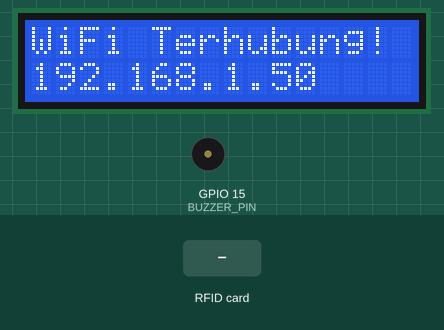
This sketch was run on a simulated ESP32. Shown: 16×2 character LCD, buzzer (waves = sounding, pin HIGH). Inputs (shaded band) come from the test bench. WiFi joins after 1.5 s; servers stay silent unless stated; uploads are accepted with an empty reply; what the sketch prints to the serial monitor is not drawn.

Above: at 1.7 s.
At 4.8 s:
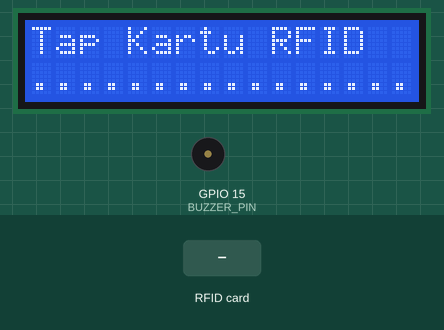
4.9 s: RFID card 5E 7A 19 C4 held to the reader
At 5.04 s:
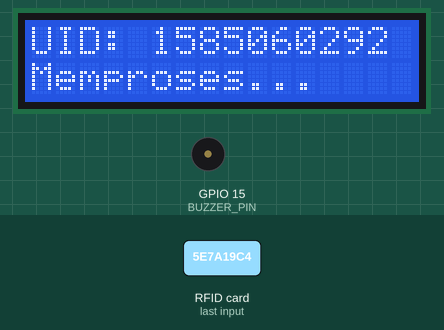
At 6.0 s:
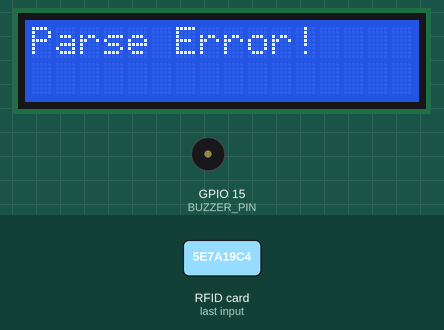
Timing chart, 0 to 7.9 s (numbered marks = the images above; inputs shaded):
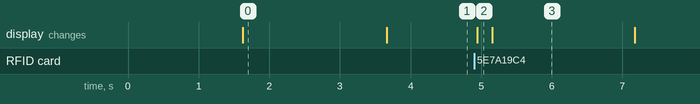

Measured:
- after the input at 4.9 s, the display: changes at once (image 2)
- what the display in image 0 shows lasts 2.1 s, from 1.6 s to 3.7 s

The sketch:

esp32_rfid_absensi.ino
```cpp
/*
 * ESP32 + PN532 RFID Absensi System
 * Sistem Pondok Pesantren Nurul Ihsan
 * =====================================
 * Wiring PN532 (SPI):
 *   PN532 SCK  → ESP32 GPIO 18
 *   PN532 MISO → ESP32 GPIO 19
 *   PN532 MOSI → ESP32 GPIO 23
 *   PN532 SS   → ESP32 GPIO 5
 *   PN532 RST  → ESP32 GPIO 4
 *   PN532 VCC  → 3.3V
 *   PN532 GND  → GND
 *
 * Wiring LCD I2C (16x2):
 *   LCD SDA → ESP32 GPIO 21
 *   LCD SCL → ESP32 GPIO 22
 *   LCD VCC → 5V / 3.3V
 *   LCD GND → GND
 *
 * Libraries yang dibutuhkan (install via Library Manager):
 *   - WiFiMulti (sudah built-in di ESP32)
 *   - HTTPClient (sudah built-in di ESP32)
 *   - ArduinoJson by Benoit Blanchon
 *   - Adafruit PN532
 *   - LiquidCrystal I2C by Frank de Brabander
 */

#include <WiFi.h>
#include <WiFiMulti.h>
#include <HTTPClient.h>
#include <ArduinoJson.h>
#include <Wire.h>
#include <SPI.h>
#include <Adafruit_PN532.h>
#include <LiquidCrystal_I2C.h>

WiFiMulti wifiMulti;

// =====================================
// KONFIGURASI — SESUAIKAN DI SINI
// =====================================
// Ganti dengan IP laptop/server (cek dengan: ipconfig di CMD)
const char* SERVER_BASE = "http://50.50.50.10:8080";

// ID unik alat ini — harus didaftarkan di menu "Kelola Alat RFID" admin
// contoh: "ESP32-MASJID-01", "ESP32-KELAS-7A", "ESP32-KAMAR-A"
const char* DEVICE_ID = "ESP32-MASJID-01";
// =====================================

// Pin PN532 SPI
#define PN532_SCK  18
#define PN532_MISO 19
#define PN532_MOSI 23
#define PN532_SS   5
#define PN532_RST  4

// Pin Buzzer
#define BUZZER_PIN 15

Adafruit_PN532 nfc(PN532_SCK, PN532_MISO, PN532_MOSI, PN532_SS);
LiquidCrystal_I2C lcd(0x27, 16, 2);  // ganti 0x27 ke 0x3F jika LCD tidak menyala

// Fungsi Buzzer Berhasil (2x bunyi pendek)
void beepBerhasil() {
  digitalWrite(BUZZER_PIN, HIGH);
  delay(100);
  digitalWrite(BUZZER_PIN, LOW);
  delay(100);
  digitalWrite(BUZZER_PIN, HIGH);
  delay(100);
  digitalWrite(BUZZER_PIN, LOW);
}

// Fungsi Buzzer Gagal / Sudah Absen (1x bunyi panjang)
void beepGagal() {
  digitalWrite(BUZZER_PIN, HIGH);
  delay(600);
  digitalWrite(BUZZER_PIN, LOW);
}

void setup() {
  Serial.begin(115200);
  Wire.begin(21, 22);   // SDA=21, SCL=22

  // Init Buzzer
  pinMode(BUZZER_PIN, OUTPUT);
  digitalWrite(BUZZER_PIN, LOW);

  // Init LCD
  lcd.init();
  lcd.backlight();
  lcd.setCursor(0, 0);
  lcd.print("Sistem Absensi");
  lcd.setCursor(0, 1);
  lcd.print("Menghubungkan...");

  // Konfigurasi WiFi (bisa multiple AP)
  wifiMulti.addAP("kitabmakna.id3", "");        // WiFi tanpa password
  wifiMulti.addAP("Nurulihsan.idi", "");         // WiFi tanpa password
  // wifiMulti.addAP("NamaWiFi", "password");   // WiFi dengan password

  Serial.print("Menghubungkan ke WiFi");
  while (wifiMulti.run() != WL_CONNECTED) {
    delay(500);
    Serial.print(".");
  }
  Serial.println();
  Serial.print("WiFi Terhubung! IP: ");
  Serial.println(WiFi.localIP());

  lcd.clear();
  lcd.setCursor(0, 0);
  lcd.print("WiFi Terhubung!");
  lcd.setCursor(0, 1);
  lcd.print(WiFi.localIP());
  delay(2000);

  // Init PN532
  nfc.begin();
  uint32_t versiondata = nfc.getFirmwareVersion();
  if (!versiondata) {
    Serial.println("ERROR: PN532 tidak terdeteksi!");
    lcd.clear();
    lcd.print("ERROR: PN532!");
    while (1) delay(1000);
  }
  Serial.print("PN532 ditemukan! Firmware: ");
  Serial.println((versiondata >> 16) & 0xFF);

  nfc.SAMConfig();   // Konfigurasi untuk membaca kartu ISO14443A

  lcd.clear();
  lcd.setCursor(0, 0);
  lcd.print("Tap Kartu RFID");
  lcd.setCursor(0, 1);
  lcd.print("........................");
}

void loop() {
  uint8_t uid[7];
  uint8_t uidLength;

  // Tunggu kartu RFID (timeout 1 detik)
  bool cardFound = nfc.readPassiveTargetID(PN532_MIFARE_ISO14443A, uid, &uidLength, 1000);

  if (!cardFound) return;

  // Konversi UID bytes ke angka desimal
  unsigned long uidDecimal = 0;
  for (uint8_t i = 0; i < uidLength; i++) {
    uidDecimal = (uidDecimal << 8) | uid[i];
  }
  String uidStr = String(uidDecimal);

  Serial.print("Kartu terdeteksi! UID Desimal: ");
  Serial.println(uidStr);

  lcd.clear();
  lcd.setCursor(0, 0);
  lcd.print("UID: " + uidStr.substring(0, 11));
  lcd.setCursor(0, 1);
  lcd.print("Memproses...");

  // Kirim ke server
  kirimAbsensi(uidStr);

  // Tunggu 2 detik sebelum bisa tap lagi (anti double tap)
  delay(2000);
  lcd.clear();
  lcd.setCursor(0, 0);
  lcd.print("Tap Kartu RFID");
}

void kirimAbsensi(String rfidUid) {
  if (wifiMulti.run() != WL_CONNECTED) {
    Serial.println("WiFi terputus, mencoba reconnect...");
    lcd.clear();
    lcd.print("WiFi Terputus!");
    return;
  }

  HTTPClient http;
  String url = String(SERVER_BASE) + "/api/absensi/tap";
  http.begin(url);
  http.addHeader("Content-Type", "application/json");
  http.setTimeout(10000);

  // JSON: uid + device_id (server tentukan sesi dari device)
  StaticJsonDocument<256> doc;
  doc["uid"]       = rfidUid;   // 10-digit desimal
  doc["device_id"] = DEVICE_ID; // ID alat ini
  doc["tipe"]      = "AUTO";    // biarkan server tentukan sesi

  String jsonBody;
  serializeJson(doc, jsonBody);

  Serial.print("POST ke: "); Serial.println(url);
  Serial.print("Body: ");    Serial.println(jsonBody);

  int httpCode = http.POST(jsonBody);

  if (httpCode > 0) {
    String response = http.getString();
    Serial.println("Response: " + response);

    StaticJsonDocument<512> resDoc;
    DeserializationError err = deserializeJson(resDoc, response);

    lcd.clear();
    if (!err) {
      bool success = resDoc["success"] | false;
      const char* status  = resDoc["status"]  | "";
      const char* message = resDoc["message"] | "OK";
      const char* nama    = resDoc["nama"]    | "Tidak Dikenal";
      const char* waktu   = resDoc["waktu"]   | "--:--";
      const char* sesi    = resDoc["sesi"]    | "";

      String namaStr = String(nama);
      String msgStr  = String(message);

      if (String(status) == "already_tapped") {
        // Pesan khusus double tap
        lcd.setCursor(0, 0);
        lcd.print("Sudah Absen!");
        lcd.setCursor(0, 1);
        lcd.print(namaStr.substring(0, 16));
        Serial.println("Double tap: " + namaStr);
        beepGagal();
      } else if (success) {
        lcd.setCursor(0, 0);
        lcd.print(namaStr.substring(0, 16));
        lcd.setCursor(0, 1);
        lcd.print(String(waktu) + " HADIR");
        Serial.println("OK: " + namaStr + " - " + String(sesi));
        beepBerhasil();
      } else {
        lcd.setCursor(0, 0);
        lcd.print("KARTU TDK ADA!");
        lcd.setCursor(0, 1);
        lcd.print(msgStr.substring(0, 16));
        Serial.println("Gagal: " + msgStr);
        beepGagal();
      }
    } else {
      lcd.print("Parse Error!");
    }
  } else {
    lcd.clear();
    lcd.print("Server Error!");
    lcd.setCursor(0, 1);
    lcd.print("Code: " + String(httpCode));
    Serial.println("HTTP Error: " + String(httpCode));
    beepGagal();
  }

  http.end();
}
```
